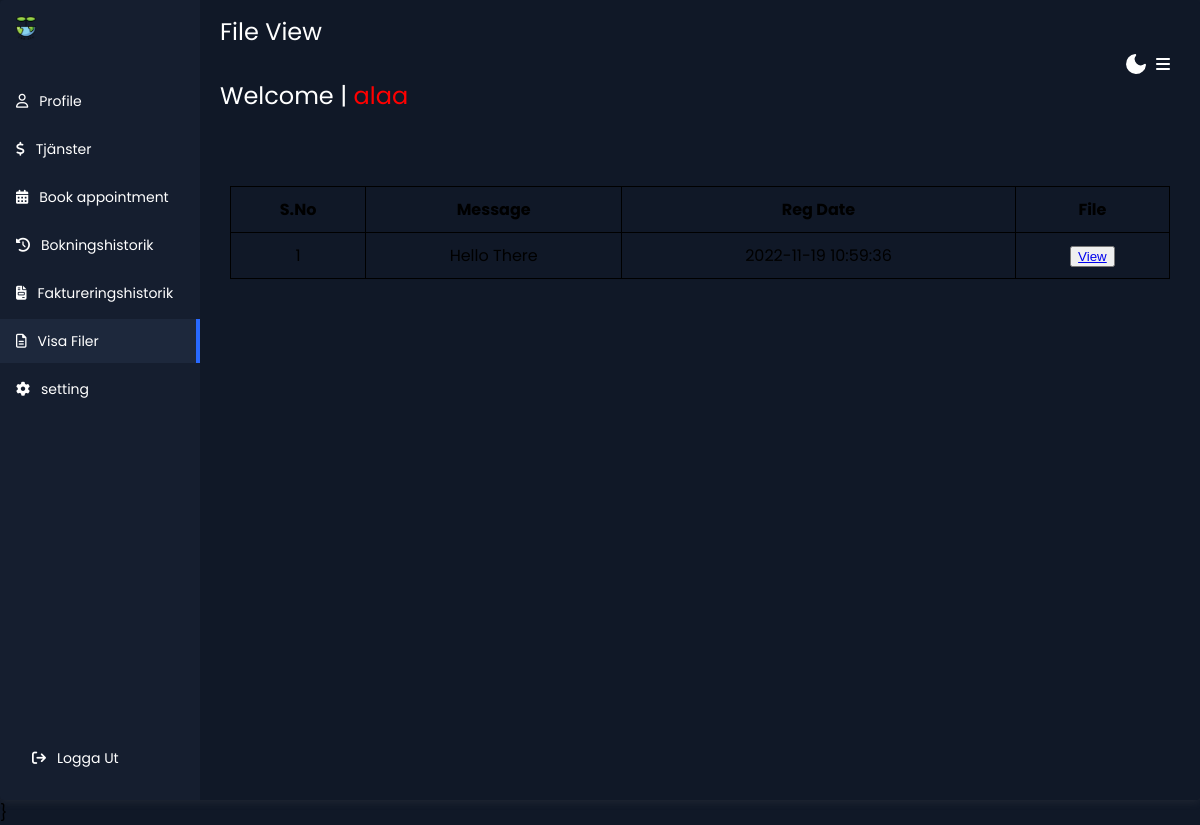
The page /fileview.php (signed in) on the database its author committed.
### tables this page shows
CREATE TABLE `tbluser` (
  `ID` int(10) NOT NULL,
  `FirstName` varchar(120) DEFAULT NULL,
  `LastName` varchar(250) DEFAULT NULL,
  `MobileNumber` bigint(10) DEFAULT NULL,
  `Email` varchar(120) DEFAULT NULL,
  `Password` varchar(120) DEFAULT NULL,
  `message` text NOT NULL,
  `RegDate` timestamp NULL DEFAULT current_timestamp(),
  `IsRead` int(5) DEFAULT NULL,
  `filename` varchar(255) NOT NULL
);

CREATE TABLE `tbluseruplod` (
  `ID` int(11) NOT NULL,
  `userid` int(11) NOT NULL,
  `fileuplod` varchar(255) NOT NULL,
  `Message` varchar(255) NOT NULL,
  `RegDate` timestamp NULL DEFAULT current_timestamp()
);

### fileview.php (the view, shortened to what this page needs)
<?php
include "includes/dbconnection.php";
?>
<!DOCTYPE html>
<html lang="en">
<head>
    <link rel="stylesheet" href="./dashboard/style.css">
    <link rel="stylesheet" href="https://unpkg.com/aos@next/dist/aos.css" />
    <link rel="stylesheet" href="https://cdnjs.cloudflare.com/ajax/libs/animate.css/4.1.1/animate.min.css" />
</head>
<body>
    <div class="app-container">
    <?php include_once "includes/headerlogin.php"; ?>
        <div class="app-content">
          <div class="app-content-header">
            <p class="app-content-headerText">File View<br><br>Welcome | <span style="color: red;"><?php echo $row['FirstName']; ?></span></p>
            <button class="mode-switch" title="Switch Theme">
              <svg class="moon" fill="none" stroke="currentColor" stroke-linecap="round" stroke-linejoin="round" stroke-width="2" width="24" height="24" viewBox="0 0 24 24">
                <defs></defs>
                <path d="M21 12.79A9 9 0 1111.21 3 7 7 0 0021 12.79z"></path>
              </svg>
            </button>
          <i id="openmenu" class="fa-solid fa-bars"></i>
          </div>
          <div class="app-content-actions">
            <div class="app-content-actions-wrapper">
              <div class="filter-button-wrapper">
              </div>
            </div>
          </div>
          <div class="products-area-wrapper tableView">
<div class="container">
  <table class="products-table">
    <thead>
      <tr>
        <th>S.No</th>
        <th>Message</th>
        <th>Reg Date</th>
        <th>File</th>
      </tr>
    </thead>
    <tbody>
      <?php
        $userid = $_SESSION["bpmsuid"];
       $query = mysqli_query($con, "select * from tbluseruplod where userid='$userid' ORDER BY tbluseruplod.RegDate DESC");
    if (!$query) {
    die('Query failed: ' . mysqli_error($con));
      }else{
        $cnt = 0;
        while ($row = mysqli_fetch_array($query)) {
          $cnt = $cnt + 1;
          ?>
          <tr>
            <td><?php echo $cnt; ?></td>
            <td><?php echo $row["Message"]; ?></td>
            <td><?php echo $row["RegDate"]; ?></td>
             <td>
              <button class="btn btn-primary"><a href="admin/uploaduser/<?php echo $row['fileuplod']; ?>"target="_blank"class="btn btn-primary">View</a></button></td>
          </tr>
        <?php
        }}
      ?>
    </tbody>
  </table>
</div>
</div>
 </div>
</div>
</div>}
</body>
</html>

### dashboard/style.css (style rules this page uses)
* { box-sizing: border-box; }
:root { --app-bg: #101827; --sidebar: rgba(21, 30, 47, 1); --sidebar-main-color: #fff; --table-border: #1a2131; --table-header: #1a2131; --app-content-main-color: #fff; --sidebar-link: #fff; --sidebar-active-link: #1d283c; --sidebar-hover-link: #1a2539; --action-color: #2869ff; --action-color-hover: #6291fd; --app-content-secondary-color: #1d283c; --filter-reset: #2c394f; --filter-shadow: rgba(16, 24, 39, 0.8) 0px 6px 12px -2px, rgba(0, 0, 0, 0.3) 0px 3px 7px -3px; }
body, html { margin: 0; padding: 0; height: 100%; width: 100%; }
body { overflow: hidden; font-family: "Poppins", sans-serif; background-color: var(--app-bg); -webkit-font-smoothing: antialiased; -moz-osx-font-smoothing: grayscale; }
.app-container { border-radius: 4px; width: 100%; height: 100%; max-height: 100%; max-width: 1280px; display: flex; overflow: hidden; box-shadow: rgba(99, 99, 99, 0.2) 0px 2px 8px 0px; max-width: 2000px; margin: 0 auto; }
.mode-switch { background-color: transparent; border: none; padding: 0; color: var(--app-content-main-color); display: flex; justify-content: center; align-items: center; margin-left: auto; margin-right: 8px; cursor: pointer; }
.mode-switch .moon { fill: var(--app-content-main-color); }
.app-content { padding: 16px; background-color: var(--app-bg); height: 100%; flex: 1; max-height: 100%; display: flex; flex-direction: column; }
.app-content-header { display: flex; align-items: center; justify-content: space-between; padding: 0 4px; }
.app-content-headerText { color: var(--app-content-main-color); font-size: 24px; line-height: 32px; margin: 0; }
.app-content-actions { display: flex; justify-content: space-between; align-items: center; padding: 16px 4px; }
.app-content-actions-wrapper { display: flex; align-items: center; margin-left: auto; }
.filter-button-wrapper { position: relative; }
.products-area-wrapper { width: 100%; max-height: 100%; overflow: auto; padding: 0 4px; }
#openmenu { padding-right: 10px; font-size: 1rem; }
#openmenu { font-size: 1rem; color: var(--app-content-main-color); z-index: 9999; }

### fileview.php (style rules this page uses)
.container { width: 100%; padding: 10px; }
.products-table { width: 100%; border-collapse: collapse; display: table; }
.products-table thead { display: table-header-group; }
.products-table tbody { display: table-row-group; }
.products-table th, .products-table td { padding: 10px; text-align: center; border: solid 1px ; }
.products-table th { font-weight: bold; }

### rows shown on the page
tbluser: FirstName "alaa"
tbluseruplod: Message "Hello There", RegDate "2022-11-19 10:59:36"
